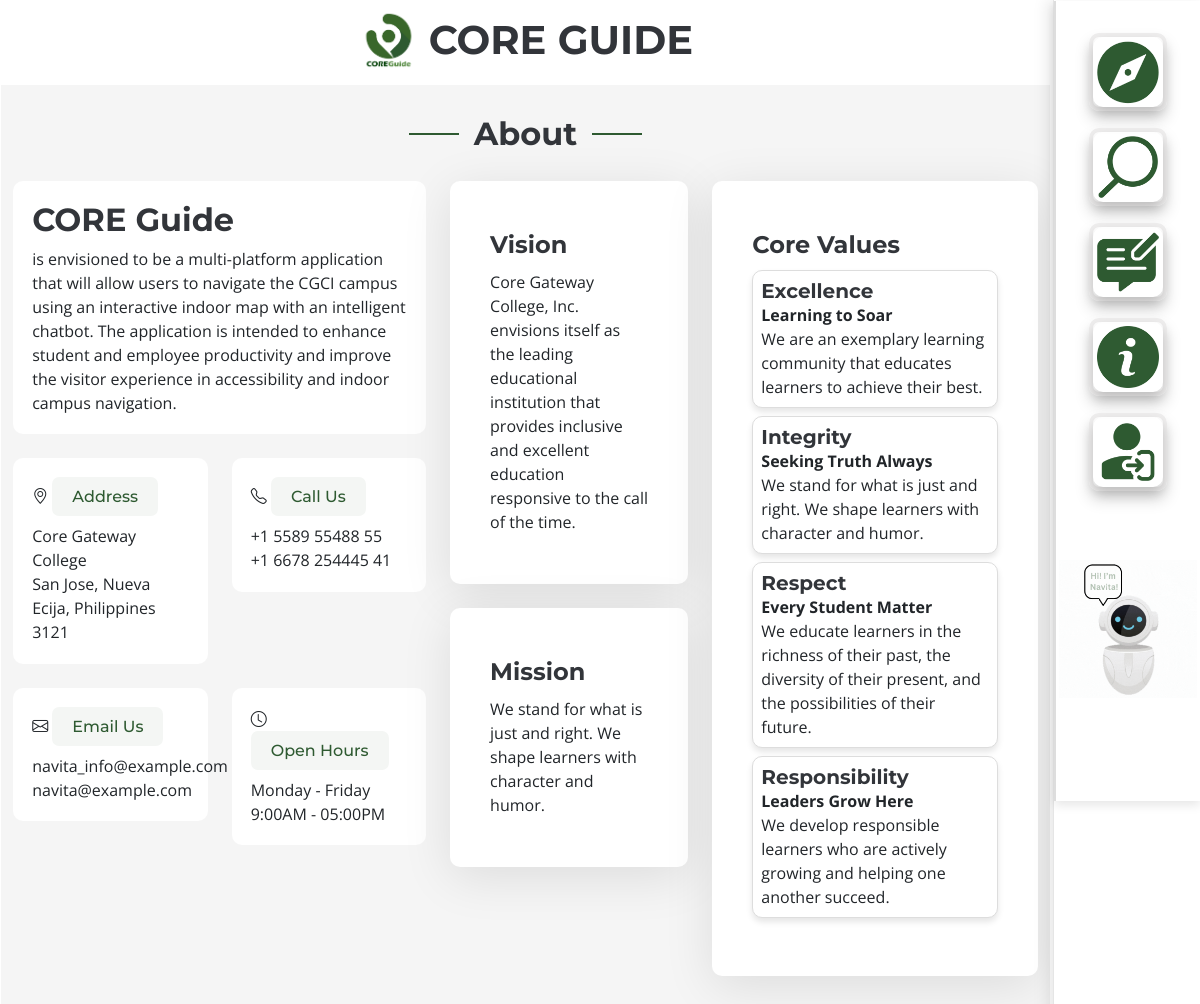
Page /about.php on the committed database.
### tables this page shows
CREATE TABLE `about_sections` (
  `about_id` int(11) NOT NULL,
  `about_title` varchar(255) NOT NULL,
  `about_description` text NOT NULL,
  `about_icon` text NOT NULL,
  `about_last_updated` timestamp NOT NULL DEFAULT current_timestamp() ON UPDATE current_timestamp()
);

CREATE TABLE `core_values` (
  `core_id` int(11) NOT NULL,
  `about_id` int(11) NOT NULL,
  `core_title` varchar(255) NOT NULL,
  `subtitle` varchar(255) NOT NULL,
  `core_description` text NOT NULL,
  `order` int(11) NOT NULL DEFAULT 1,
  `core_last_updated` timestamp NOT NULL DEFAULT current_timestamp() ON UPDATE current_timestamp()
);

### about.php (the view, shortened to what this page needs)
<?php
require('include/dbconnect.php');
$query = "SELECT * FROM about_sections";
$result = $conn->query($query);
$about_sections = [];
while ($row = $result->fetch_assoc()) {
    $about_sections[] = $row;
}
$query = "SELECT * FROM core_values WHERE about_id = 3 ORDER BY `order` ASC";
$result = $conn->query($query);
$core_values = [];
while ($row = $result->fetch_assoc()) {
    $core_values[] = $row;
}
$query_guide = "SELECT * FROM about_sections WHERE about_title = 'CORE Guide'";
$result_guide = $conn->query($query_guide);
$core_guide = null;
if ($result_guide->num_rows > 0) {
    $core_guide = $result_guide->fetch_assoc();
}
?>
<!DOCTYPE html>
<html lang="en">
<head>
  <link href="assets/vendor/bootstrap/css/bootstrap.min.css" rel="stylesheet">
  <link href="assets/vendor/bootstrap-icons/bootstrap-icons.css" rel="stylesheet">
  <link href="assets/vendor/aos/aos.css" rel="stylesheet">
  <link href="assets/vendor/glightbox/css/glightbox.min.css" rel="stylesheet">
  <link href="assets/vendor/swiper/swiper-bundle.min.css" rel="stylesheet">
  <link href="assets/css/main.css" rel="stylesheet">
  <link href="assets/css/custom.css" rel="stylesheet">
  <link href="assets/css/lightgallery.css" rel="stylesheet" />
</head>
<body class="index-page">
  <?php
    include 'index-header.php';
  ?>
  <main class="main">
    <div class="mt-2">
      <h1 class="text-center">
        <a href="explore.php">
          <img src="assets/img/core/coreguide-logo.png" alt="Core Guide Logo" class="mb-2" width="60">
        </a>
          <b>
            <span class="pt-3">
              CORE GUIDE
            </span>
          </b>
      </h1>
    </div>
    <section id="about-company" class="about section" style="background-color: #f5f5f5;">
      <div class="container">
      <div class="container section-title">
        <h2>About</h2>
      </div>
        <div class="row gy-5">
          <div class="col-xl-5 content">
              <div class="address-content">
          <?php if ($core_guide): ?>
              <div class="core-guide-section ">
                  <h2><?php echo htmlspecialchars($core_guide['about_title']); ?></h2>
                  <p><?php echo nl2br(htmlspecialchars($core_guide['about_description'])); ?></p>
              </div>
          <?php else: ?>
              <p>No content available for CORE Guide.</p>
          <?php endif; ?>
            </div>
          <br>
            <div class="row gy-4">
            <?php foreach ($about_sections as $section): ?>
                <?php if (!in_array($section['about_title'], ['CORE Guide', 'Core Values', 'Vision', 'Mission'])): ?>
                    <div class="col-md-6">
                      <div class="address-content">
                      <div class="info-item">
                      <i class="<?php echo $section['about_icon']; ?>"></i>
                        <h3><?php echo htmlspecialchars($section['about_title']); ?></h3>
                        <p><?php echo nl2br(htmlspecialchars($section['about_description'])); ?></p>
                      </div>
                      </div>
                    </div>
                <?php endif; ?>
            <?php endforeach; ?>
            </div>
          </div>
          <div class="col-xl-3">
            <div class="row gy-4 icon-boxes">
            <?php foreach ($about_sections as $section): ?>
                <?php if (in_array($section['about_title'], ['Vision', 'Mission'])): ?>
              <div class="col-md-12">
                <div class="icon-box">
                  <h3><?php echo htmlspecialchars($section['about_title']); ?></h3>
                        <p><?php echo $section['about_description']; ?></p>
                </div>
              </div>
                <?php endif; ?>
            <?php endforeach; ?>
            </div>
          </div>
          <div class="col-xl-4">
            <div class="row gy-4 icon-boxes">
              <div class="col-md-12">
                <div class="icon-box">
                    <h3>Core Values</h3>
                    <?php foreach ($core_values as $value): ?>
                        <div class="card p-2 mb-2">
                            <h5 class="mb-0"><?php echo htmlspecialchars($value['core_title']); ?></h5>
                            <p><b><?php echo htmlspecialchars($value['subtitle']); ?></b></p>
                            <p><?php echo nl2br(htmlspecialchars($value['core_description'])); ?></p>
                        </div>
                    <?php endforeach; ?>
                </div>
              </div>
            </div>
          </div>
        </div>
      </div>
    </section>
      </main>
</body>
</html>

### assets/css/main.css (style rules this page uses)
:root { --default-font: "Open Sans", system-ui, -apple-system, "Segoe UI", Roboto, "Helvetica Neue", Arial, "Noto Sans", "Liberation Sans", sans-serif, "Apple Color Emoji", "Segoe UI Emoji", "Segoe UI Symbol", "Noto Color Emoji"; --heading-font: "Montserrat", sans-serif; --nav-font: "Poppins", sans-serif; }
:root { --background-color: #ffffff; --default-color: #212529; --heading-color: #32353a; --accent-color: #2e5a31; --surface-color: #ffffff; --contrast-color: #ffffff; }
:root { --nav-color: #3a3939; --nav-hover-color: #2e5a31; --nav-mobile-background-color: #ffffff; --nav-dropdown-background-color: #ffffff; --nav-dropdown-color: #3a3939; --nav-dropdown-hover-color: #2e5a31; }
:root { scroll-behavior: smooth; }
body { color: var(--default-color); background-color: var(--background-color); font-family: var(--default-font); }
a { color: var(--accent-color); text-decoration: none; transition: 0.3s; }
h1, h2, h3, h4, h5, h6 { color: var(--heading-color); font-family: var(--heading-font); }
section, .section { color: var(--default-color); background-color: var(--background-color); padding: 30px 0 60px; scroll-margin-top: 90px; overflow: clip; }
.section-title { text-align: center; padding-bottom: 20px; position: relative; }
.section-title h2 { font-size: 32px; font-weight: 700; position: relative; }
.section-title h2:before, .section-title h2:after { content: ""; width: 50px; height: 2px; background: var(--accent-color); display: inline-block; }
.section-title h2:before { margin: 0 15px 10px 0; }
.section-title h2:after { margin: 0 0 10px 15px; }
.about .content h3 { font-size: 16px; font-weight: 500; line-height: 19px; padding: 10px 20px; background: color-mix(in srgb, var(--accent-color), transparent 95%); color: var(--accent-color); border-radius: 7px; display: inline-block; }
.about .content h2 { font-weight: 700; }
.about .content p:last-child { margin-bottom: 0; }
.about .icon-box { background-color: var(--surface-color); padding: 50px 40px; box-shadow: 0px 10px 50px rgba(0, 0, 0, 0.1); border-radius: 10px; transition: all 0.3s ease-out 0s; }
.about .icon-box h3 { margin-bottom: 10px; font-size: 24px; font-weight: 700; }
.about .icon-box h5 { margin-bottom: 10px; font-size: 20px; font-weight: 700; }
.about .icon-box p { margin-bottom: 0; }

### assets/css/custom.css (style rules this page uses)
.main { margin-right: 130px; padding: 1px 20px 10px 1px; box-sizing: border-box; }
tbody th,h5,h4,h6 { font-weight: 400; }
.card { border: 1px solid #ddd; border-radius: 10px; box-shadow: 0 4px 6px rgba(0, 0, 0, 0.1); }

### about.php (style rules this page uses)
.address-content { background-color: white; padding: 1.2rem; border-radius: 10px; }

### rows in the picture
about_sections: about_title "CORE Guide", about_description "is envisioned to be a multi-platform application that will allow users to navigate the CGCI campus using an interactive indoor map with an intelligent chatbot. The application is intended to enhance student and employee productivity and improve the visitor experience in accessibility and indoor campus navigation."
about_sections: about_title "Address", about_description "Core Gateway College San Jose, Nueva Ecija, Philippines 3121"
about_sections: about_title "Call Us", about_description "+1 5589 55488 55 +1 6678 254445 41"
about_sections: about_title "Email Us", about_description "navita_info@example.com navita@example.com"
about_sections: about_title "Open Hours", about_description "Monday - Friday 9:00AM - 05:00PM"
about_sections: about_title "Vision", about_description "Core Gateway College, Inc. envisions itself as the leading educational institution that provides inclusive and excellent education responsive to the call of the time."
about_sections: about_title "Mission", about_description "We stand for what is just and right. We shape learners with character and humor."
core_values: core_title "Excellence", subtitle "Learning to Soar", core_description "We are an exemplary learning community that educates learners to achieve their best."
core_values: core_title "Integrity", subtitle "Seeking Truth Always", core_description "We stand for what is just and right. We shape learners with character and humor."
core_values: core_title "Respect", subtitle "Every Student Matter", core_description "We educate learners in the richness of their past, the diversity of their present, and the possibilities of their future."
core_values: core_title "Responsibility", subtitle "Leaders Grow Here", core_description "We develop responsible learners who are actively growing and helping one another succeed."
